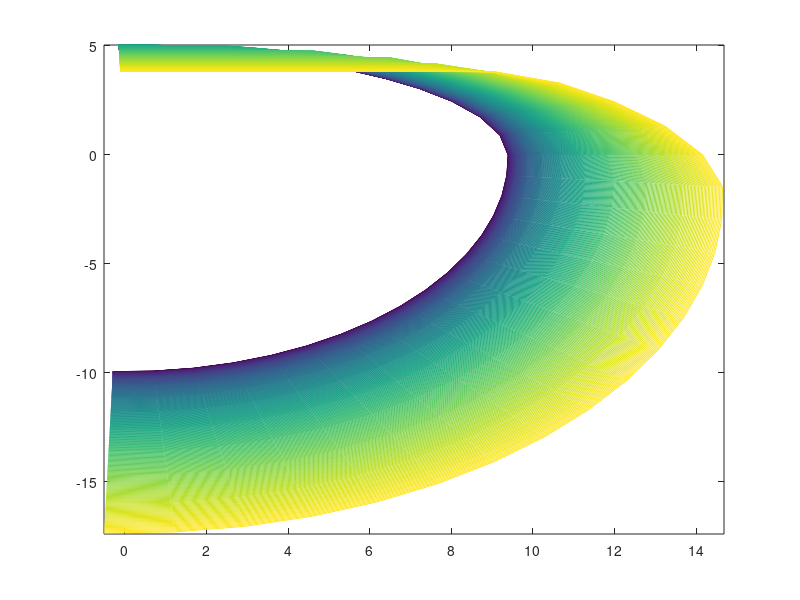

Recreate this plot in MATLAB. (Note: this script raises an error after producing the figure.)
%Loading the GGV Diagram Data
load GGV5_Acc_Brake.mat

figure(1)
[c,h] = contour(X,Y,Z,290);

contourTable = getContourLineCoordinates(c);

%% Importing curvature values
c = xlsread('Optimum LapTrack.xlsx','Sheet3','B2:B971'); %importing from the excel flie
s = xlsread('Optimum LapTrack.xlsx','Sheet3','C2:C971'); %importing from the excel flie

%% Extracting values from GGV Diagram
%{
v_current = v;
[~,idx]=min(abs(contourTable.Level - v_current));
v_closest = contourTable.Level(idx);
matrix_Range = find(contourTable.Level==v_closest);
x_Matrix = contourTable.X(matrix_Range);
y_Matrix = contourTable.Y(matrix_Range);

x_Matrix_acc = [];
y_Matrix_acc = [];
x_Matrix_brk = [];
y_Matrix_brk = [];

[max_x_val,max_x_index] = max(x_Matrix);

for k = 1:length(matrix_Range)
    if y_Matrix(k) < y_Matrix(max_x_index)
        x_Matrix_brk = [x_Matrix_brk;x_Matrix(k)];
        y_Matrix_brk = [y_Matrix_brk;y_Matrix(k)];
    else
        x_Matrix_acc = [x_Matrix_acc;x_Matrix(k)];
        y_Matrix_acc = [y_Matrix_acc;y_Matrix(k)];
    end
end

a_lat_max = max_x_val;

[max_y_acc_val,max_y_acc_index] = max(y_Matrix_acc);
a_lon_max = max_y_acc_val;

[max_y_brk_val,max_y_brk_index] = min(y_Matrix_brk);
brk_lon_max = abs(max_y_brk_val);
%}

%% Initiating Matrices  

%Matirix to store exiting velocity of eac segment while accelerating
v_out_acc = [];
%Matirix to store exiting velocity of eac segment while breaking
v_out_brk = [];
lon_acc_mat_a = [];
lon_acc_mat_b = [];

lat_acc_mat_a = [];
lat_acc_mat_b = [];

%% 1ST SEGMENT: Initial velociy is zero.

v_in = 0;
%interpolating GGV Diagram
%a_lat_max     =   ;
%a_lon_max     =   ;
%brk_lon_max     =   ;
%--------------------------------------------------------------------------------
v_current = v_in;
[val,idx]=min(abs(contourTable.Level - v_current));
v_closest = contourTable.Level(idx);
matrix_Range = find(contourTable.Level==v_closest);
x_Matrix = contourTable.X(matrix_Range);
y_Matrix = contourTable.Y(matrix_Range);

x_Matrix_acc = [];
y_Matrix_acc = [];
x_Matrix_brk = [];
y_Matrix_brk = [];

[max_x_val,max_x_index] = max(x_Matrix);

for k = 1:length(matrix_Range)
    if y_Matrix(k) < y_Matrix(max_x_index)
        x_Matrix_brk = [x_Matrix_brk;x_Matrix(k)];
        y_Matrix_brk = [y_Matrix_brk;y_Matrix(k)];
    else
        x_Matrix_acc = [x_Matrix_acc;x_Matrix(k)];
        y_Matrix_acc = [y_Matrix_acc;y_Matrix(k)];
    end
end

a_lat_max = max_x_val;

[max_y_acc_val,max_y_acc_index] = max(y_Matrix_acc);
a_lon_max = max_y_acc_val;

%---------------------------------------------------------------------------------

v_max = sqrt(abs(a_lat_max / c(1))); %c is the matrix containing curvatures of each segment
v_out = sqrt(v_in^2 + 2 * a_lon_max * s(1)); %s is the matix containing arc lengths of each segment

if v_out > v_max
    v_out = v_max
        
    lon_acc = 0;
    lat_acc = a_lat_max;
else
    lon_acc = a_lon;
    lat_acc = a_lat;
end

v_out_acc = [v_out_acc;v_out];
lon_acc_mat_a = [lon_acc_mat_a;lon_acc];
lat_acc_mat_a = [lat_acc_mat_a;lat_acc];

%% Acceleration (Any other segment)

for i=2:length(s)
    
    v_in = v_out;
    % corresponding to 'v_in' value by GGV diagram
    %a_lat_max     =   ;
    %a_lon_max     =   ;
%-----------------------------------------------------------------------------------------------------------  
    v_current = v_in;
    [val,idx]=min(abs(contourTable.Level - v_current));
    v_closest = contourTable.Level(idx);
    matrix_Range = find(contourTable.Level==v_closest);
    x_Matrix = contourTable.X(matrix_Range);
    y_Matrix = contourTable.Y(matrix_Range);

    x_Matrix_acc = [];
    y_Matrix_acc = [];
    x_Matrix_brk = [];
    y_Matrix_brk = [];

    [max_x_val,max_x_index] = max(x_Matrix);

    for k = 1:length(matrix_Range)
        if y_Matrix(k) < y_Matrix(max_x_index) %dividing the matrix into two, longitudinal acc and logitudinal brk.
            x_Matrix_brk = [x_Matrix_brk;x_Matrix(k)];
            y_Matrix_brk = [y_Matrix_brk;y_Matrix(k)];
        else
            x_Matrix_acc = [x_Matrix_acc;x_Matrix(k)];
            y_Matrix_acc = [y_Matrix_acc;y_Matrix(k)];
        end
    end

    a_lat_max = max_x_val;

    [max_y_acc_val,max_y_acc_index] = max(y_Matrix_acc);
    a_lon_max = max_y_acc_val;

    [max_y_brk_val,max_y_brk_index] = min(y_Matrix_brk);
    brk_lon_max = abs(max_y_brk_val);
%------------------------------------------------------------------------------------------------------------  
    
  
    if c(i) ~= 0
        v_max = sqrt(abs(a_lat_max / c(i)));
    else
        v_max = 30;
    end
    
    if v_max < v_in
        v_in = v_max
        v_out = v_in
    else
        a_lat = v_in^2 * c(i)
        %a_lon = sin(acos(a_lat / a_lat_max)).* a_lat_max; %this is considering GGV diagram is cylindrical(should be changed)
        %Possible a_lon while maintaining a_lat should be found
        a_lon = abs(interp1(x_Matrix_acc,y_Matrix_acc,a_lat,'spline'));
        
        v_out = sqrt(v_in^2 + 2 * a_lon * s(i));
    end
    
    if v_out > v_max
        v_out = v_max
        
        lon_acc = 0;
        lat_acc = a_lat_max;
    else
        lon_acc = a_lon;
        lat_acc = a_lat;
    end
    
    v_out_acc = [v_out_acc;v_out];
    lon_acc_mat_a = [lon_acc_mat_a;lon_acc];
    lat_acc_mat_a = [lat_acc_mat_a;lat_acc];
        
    
end

%% Breaking (Any other segment) 

v_in = sqrt(abs(a_lat_max / c(length(c))));

v_out_brk = [v_out_brk;v_in]; 

for i=flip(2:length(s))
    
    v_out = v_in;
    % corresponding to 'v_in' value by GGV diagram
    %a_lat_max     =   ; 
    %brk_lon_max    =   ;
%---------------------------------------------------------------------------------------------------------------    
    v_current = v_out;
    [val,idx]=min(abs(contourTable.Level - v_current));
    v_closest = contourTable.Level(idx);
    matrix_Range = find(contourTable.Level==v_closest);
    x_Matrix = contourTable.X(matrix_Range);
    y_Matrix = contourTable.Y(matrix_Range);

    x_Matrix_acc = [];
    y_Matrix_acc = [];
    x_Matrix_brk = [];
    y_Matrix_brk = [];

    [max_x_val,max_x_index] = max(x_Matrix);

    for k = 1:length(matrix_Range)
        if y_Matrix(k) < y_Matrix(max_x_index)
            x_Matrix_brk = [x_Matrix_brk;x_Matrix(k)];
            y_Matrix_brk = [y_Matrix_brk;y_Matrix(k)];
        else
            x_Matrix_acc = [x_Matrix_acc;x_Matrix(k)];
            y_Matrix_acc = [y_Matrix_acc;y_Matrix(k)];
        end
    end

    a_lat_max = max_x_val;

    [max_y_acc_val,max_y_acc_index] = max(y_Matrix_acc);
    a_lon_max = max_y_acc_val;

    [max_y_brk_val,max_y_brk_index] = min(y_Matrix_brk);
    brk_lon_max = abs(max_y_brk_val);
%-----------------------------------------------------------------------------------------------------------
    
    if c(i) ~= 0
        v_max = sqrt(abs(a_lat_max / c(i)));
    else
        v_max = 30;
    end    
    
    if v_max < v_out
        v_out = v_max
        v_in = v_out
    else
        a_lat = v_out^2 * c(i)
        %Possible b_lon while maintaining the  a_lat should be found
        brk_lon = abs(interp1(x_Matrix_brk,y_Matrix_brk,a_lat,'spline')); 
        
        v_in = sqrt(v_out^2 + 2 * brk_lon * s(i));
    end
    
    if v_in > v_max
        v_in = v_max;
        
        lon_acc = 0;
        lat_acc = a_lat_max;
    else
        lon_acc = brk_lon;
        lat_acc = a_lat;
    end
    
    v_out_brk = [v_out_brk;v_in];
    lon_acc_mat_b = [lon_acc_mat_b;lon_acc];
    lat_acc_mat_b = [lat_acc_mat_b;lat_acc];
    
        
    
end
v_out_brk = flip(v_out_brk)
lon_acc_mat_b = flip(lon_acc_mat_b)
lat_acc_mat_b = flip(lat_acc_mat_b)

%% Final Velocity

v_final = min(v_out_acc,v_out_brk);

%% Exporting Data

writematrix(v_out_acc,'Optimum LapTrack.xlsx','Sheet','Sheet3','Range','E118:G118');


%{
figure(1)
plot(d,v_out_acc,'-r');
title('Acceration')
figure(2)
plot(d,v_out_brk,'-b');
title('Deceleration')
figure(3)
plot(d,v_final,'-g');
title('Final')
figure(4)
plot(d,v_out_acc,'-r');
hold on
plot(d,v_out_brk,'-b');
hold on
plot(d,v_final,'-g');
hold on
title('All-together')
figure(5)
plot(d,c(1:928,1))
title('Curvature')
figure(3)
plot(d,v_final,'-g','LineWidth',2);
title('Final')
 %}

